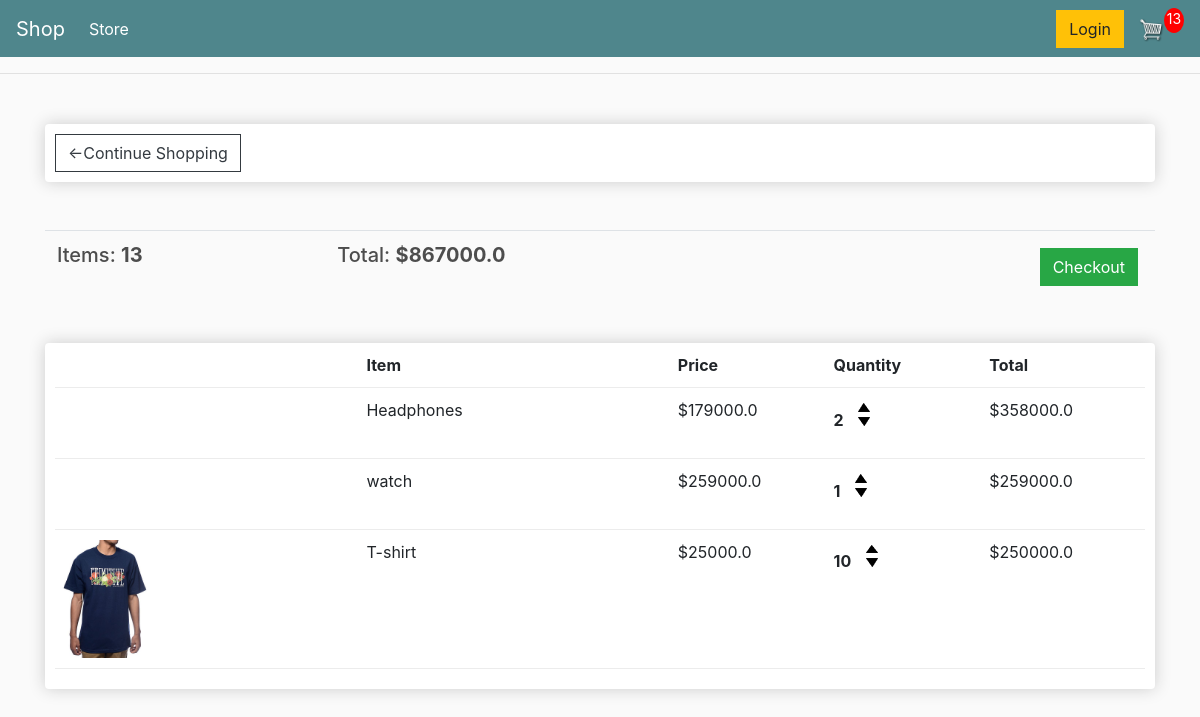
The app's page /cart/ (signed in), older data.
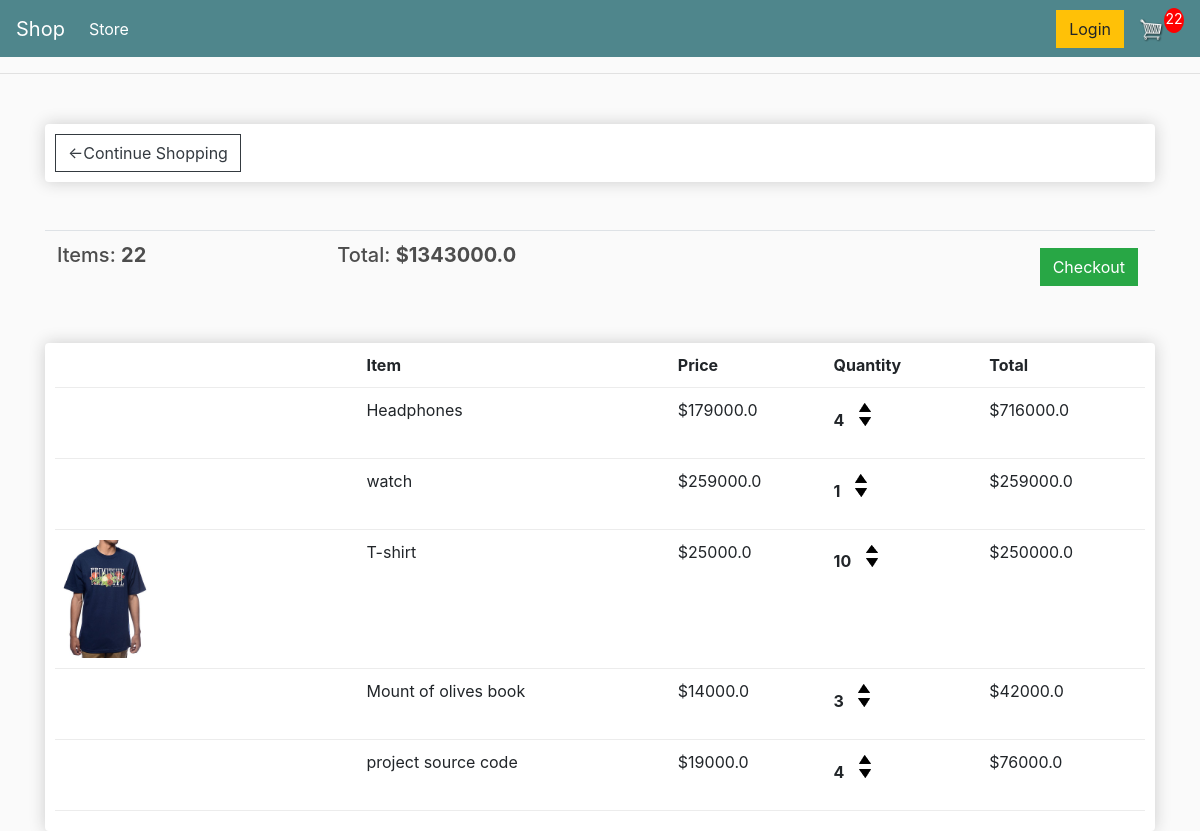
The same page, newer data.
### store/models.py (models this page shows, shortened)
class Order(models.Model):
    customer = models.ForeignKey(Customer, on_delete=models.SET_NULL, blank=True, null=True)
    date_orderd = models.DateTimeField(auto_now_add=True)
    complete = models.BooleanField(default=True, null=True, blank=False)
    transaction_id = models.CharField(max_length=200, null=True)
    @property
    def get_cart_total(self):
        orderitems = self.orderitem_set.all()
        total_sale = sum([item.get_total for item in orderitems])
        return total_sale
    @property
    def get_cart_items(self):
        orderitems = self.orderitem_set.all()
        total_items = sum([item.quantity for item in orderitems])
        return total_items

class OrderItem(models.Model):
    product = models.ForeignKey(Product, on_delete=models.SET_NULL, blank=True, null=True)
    order = models.ForeignKey(Order, on_delete=models.SET_NULL, blank=True, null=True)
    quantity = models.IntegerField(default=0, null=True, blank=True)
    date_added = models.DateTimeField(auto_now_add=True)
    @property
    def get_total(self):
        doc = "total of each item by quantity"
        total = self.product.price * self.quantity
        return total

class Product(models.Model):
    name = models.CharField(max_length=200, null=True)
    price = models.FloatField()
    digital = models.BooleanField(default=False, null=True, blank=False)
    image = models.ImageField(null=True, blank=True)
    @property
    def imageURL(self):
        try:
            url = self.image.url
        except:
            url = ''
        return url

### store/views.py (the view)
# urls.py: path('cart/',views.cart,name="cart"),
def cart(request):
    if request.user.is_authenticated:
        client = request.user.customer
        order, created = Order.objects.get_or_create(customer=client, complete=False)
        items = order.orderitem_set.all()
        cartItems = order.get_cart_items
    else:
        items = []
        order = {'get_cart_total':0,'get_cart_items':0, 'shipping':False}
        cartItems = order['get_cart_items']
    context = {'items':items,'order':order,'cartItems':cartItems}
    return render(request,"store/cart.html", context)

### store/templates/store/cart.html
{% extends 'store/main.html'%}
{% load static %}
{% block content%}
<div class="row">
	<div class="col-lg-12">
		<div class="box-element">
            <a class="btn btn-outline-dark" href="{%url 'store'%}">&#x2190;Continue Shopping</a>
		</div>
        <br>
		<br>
        <table class="table">
            <tr>
                <th><h5>Items: <strong>{{ order.get_cart_items}}</strong> </h5> </th>
                <th><h5>Total: <strong>${{ order.get_cart_total}}</strong> </h5> </th>
                <th>
                    <a style="float:right;margin:5px" class="btn btn-success" href="{% url 'checkout'%}">Checkout</a>
                </th>
            </tr>
        </table>
        <br>
		<div class="box-element">
            <div class="cart-row">
            		<div style="flex:2"></div>
            		<div style="flex:2"><strong>Item</strong></div>
            		<div style="flex:1"><strong>Price</strong></div>
            		<div style="flex:1"><strong>Quantity</strong></div>
            		<div style="flex:1"><strong>Total</strong></div>
            	</div>
				{% for i in items %}
            	<div class="cart-row">
            		<div style="flex:2"><img class="row-image" src="{{ i.product.imageURL}}"></div>
            		<div style="flex:2"><p>{{ i.product.name}}</p></div>
            		<div style="flex:1"><p>${{ i.product.price}}</p></div>
            		<div style="flex:1">
            			<p class="quantity">{{ i.quantity}}</p>
            			<div class="quantity">
            				<img data-product={{i.product.id}} data-action="add" class="chg-quantity update-cart"  src="{% static  'images/arrow-up.png' %}">
            				<img data-product={{i.product.id}} data-action="remove" class="chg-quantity update-cart" src="{% static  'images/arrow-down.png' %}">
            			</div>
            		</div>
            		<div style="flex:1"><p>${{ i.get_total}}</p>
                    </div>
		</div>
		{% endfor %}
	</div>
</div>
</div>
{%endblock content%}

Row changes from the older to the newer data that the page shows:
changed through a linked row, Order: get_cart_items "13" → "22"; get_cart_total "867000.0" → "1343000.0"
changed OrderItem "Headphones": quantity "2" → "4"; get_total "358000.0" → "716000.0"
added OrderItem: product.name "Mount of olives book", product.price "14000.0", quantity "3", get_total "42000.0"
added OrderItem: product.name "project source code", product.price "19000.0", quantity "4", get_total "76000.0"
Text that changed along with them:
{{ cartItems }}: "13" → "22"
